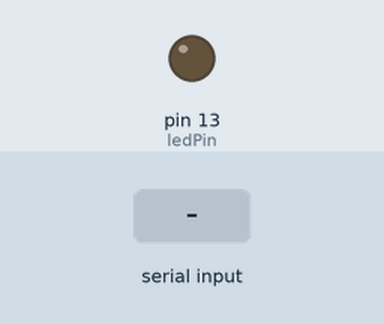
Simulated run of this sketch. Board: Arduino Uno, built with avr-gcc and run on an emulated ATmega328P. On the bench: output pins drawn as LEDs (lit = HIGH). The test bench sets the inputs (shaded band).

Above: at 1.2 s.
1.3 s: "1" received over Serial
At 2.4 s:
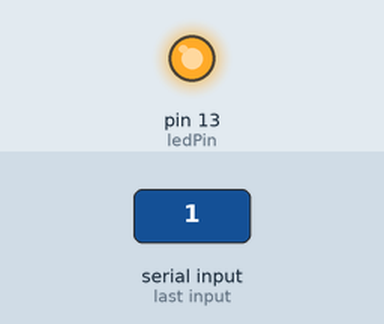
2.8 s: "0" received over Serial
At 3.5 s:
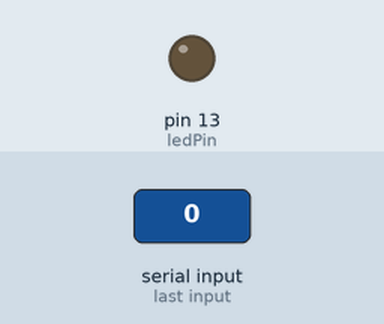
Timing chart, 0 to 5.8 s (numbered marks = the images above; inputs shaded):
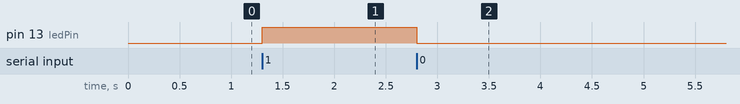

Measured:
- after the input at 1.3 s, pin 13 (ledPin): LOW → HIGH at once
- after the input at 2.8 s, pin 13 (ledPin): HIGH → LOW at once

The sketch:

hello.ino
```cpp
/**
循环检测串口；
如果串口数据为1则点亮灯泡；
否则熄灭灯泡。
*/

int ledPin = 13;
char ch = '0';
void setup(){
  Serial.begin(9600);
  pinMode(ledPin,OUTPUT);
}

void loop(){
    if(Serial.available()>0){
      ch = Serial.read();
      if(ch=='1'){
        digitalWrite(ledPin,HIGH);
      }else {
        digitalWrite(ledPin,LOW);
      }
    }
}
```
